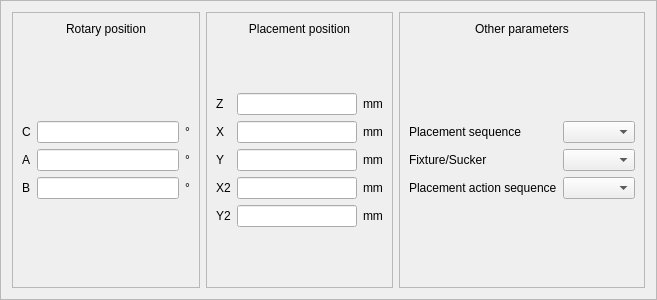
<?xml version="1.0" encoding="UTF-8"?>
<ui version="4.0">
 <class>PlacementMaterialHandlePositionFrame</class>
 <widget class="QFrame" name="PlacementMaterialHandlePositionFrame">
  <property name="geometry">
   <rect>
    <x>0</x>
    <y>0</y>
    <width>657</width>
    <height>300</height>
   </rect>
  </property>
  <property name="windowTitle">
   <string>Frame</string>
  </property>
  <property name="frameShape">
   <enum>QFrame::StyledPanel</enum>
  </property>
  <property name="frameShadow">
   <enum>QFrame::Raised</enum>
  </property>
  <layout class="QHBoxLayout" name="horizontalLayout">
   <item>
    <widget class="QFrame" name="frame">
     <property name="frameShape">
      <enum>QFrame::StyledPanel</enum>
     </property>
     <property name="frameShadow">
      <enum>QFrame::Raised</enum>
     </property>
     <layout class="QVBoxLayout" name="verticalLayout_3">
      <item>
       <widget class="QLabel" name="label">
        <property name="text">
         <string>Rotary position</string>
        </property>
        <property name="alignment">
         <set>Qt::AlignCenter</set>
        </property>
       </widget>
      </item>
      <item>
       <spacer name="verticalSpacer">
        <property name="orientation">
         <enum>Qt::Vertical</enum>
        </property>
        <property name="sizeHint" stdset="0">
         <size>
          <width>20</width>
          <height>75</height>
         </size>
        </property>
       </spacer>
      </item>
      <item>
       <layout class="QGridLayout" name="gridLayout">
        <item row="0" column="0">
         <widget class="QLabel" name="label_4">
          <property name="text">
           <string>C</string>
          </property>
         </widget>
        </item>
        <item row="0" column="1">
         <widget class="QLineEdit" name="cRotaryPositionLineEdit"/>
        </item>
        <item row="0" column="2">
         <widget class="QLabel" name="label_8">
          <property name="text">
           <string>°</string>
          </property>
         </widget>
        </item>
        <item row="1" column="0">
         <widget class="QLabel" name="label_5">
          <property name="text">
           <string>A</string>
          </property>
         </widget>
        </item>
        <item row="1" column="1">
         <widget class="QLineEdit" name="aRotaryPositionLineEdit"/>
        </item>
        <item row="1" column="2">
         <widget class="QLabel" name="label_9">
          <property name="text">
           <string>°</string>
          </property>
         </widget>
        </item>
        <item row="2" column="0">
         <widget class="QLabel" name="label_6">
          <property name="text">
           <string>B</string>
          </property>
         </widget>
        </item>
        <item row="2" column="1">
         <widget class="QLineEdit" name="bRotaryPositionLineEdit"/>
        </item>
        <item row="2" column="2">
         <widget class="QLabel" name="label_7">
          <property name="text">
           <string>°</string>
          </property>
         </widget>
        </item>
       </layout>
      </item>
      <item>
       <spacer name="verticalSpacer_2">
        <property name="orientation">
         <enum>Qt::Vertical</enum>
        </property>
        <property name="sizeHint" stdset="0">
         <size>
          <width>20</width>
          <height>75</height>
         </size>
        </property>
       </spacer>
      </item>
     </layout>
    </widget>
   </item>
   <item>
    <widget class="QFrame" name="frame_2">
     <property name="frameShape">
      <enum>QFrame::StyledPanel</enum>
     </property>
     <property name="frameShadow">
      <enum>QFrame::Raised</enum>
     </property>
     <layout class="QVBoxLayout" name="verticalLayout_2">
      <item>
       <widget class="QLabel" name="label_2">
        <property name="text">
         <string>Placement position</string>
        </property>
        <property name="alignment">
         <set>Qt::AlignCenter</set>
        </property>
       </widget>
      </item>
      <item>
       <spacer name="verticalSpacer_3">
        <property name="orientation">
         <enum>Qt::Vertical</enum>
        </property>
        <property name="sizeHint" stdset="0">
         <size>
          <width>20</width>
          <height>75</height>
         </size>
        </property>
       </spacer>
      </item>
      <item>
       <layout class="QGridLayout" name="gridLayout_2">
        <item row="0" column="0">
         <widget class="QLabel" name="label_10">
          <property name="text">
           <string>Z</string>
          </property>
         </widget>
        </item>
        <item row="0" column="1">
         <widget class="QLineEdit" name="zPlacementPositionLineEdit"/>
        </item>
        <item row="0" column="2">
         <widget class="QLabel" name="label_11">
          <property name="text">
           <string>mm</string>
          </property>
         </widget>
        </item>
        <item row="1" column="0">
         <widget class="QLabel" name="label_12">
          <property name="text">
           <string>X</string>
          </property>
         </widget>
        </item>
        <item row="1" column="1">
         <widget class="QLineEdit" name="xPlacementPositionLineEdit"/>
        </item>
        <item row="1" column="2">
         <widget class="QLabel" name="label_13">
          <property name="text">
           <string>mm</string>
          </property>
         </widget>
        </item>
        <item row="2" column="0">
         <widget class="QLabel" name="label_14">
          <property name="text">
           <string>Y</string>
          </property>
         </widget>
        </item>
        <item row="2" column="1">
         <widget class="QLineEdit" name="yPlacementPositionLineEdit"/>
        </item>
        <item row="2" column="2">
         <widget class="QLabel" name="label_15">
          <property name="text">
           <string>mm</string>
          </property>
         </widget>
        </item>
        <item row="3" column="0">
         <widget class="QLabel" name="label_17">
          <property name="text">
           <string>X2</string>
          </property>
         </widget>
        </item>
        <item row="3" column="1">
         <widget class="QLineEdit" name="x2PlacementPositionLineEdit_2"/>
        </item>
        <item row="3" column="2">
         <widget class="QLabel" name="label_20">
          <property name="text">
           <string>mm</string>
          </property>
         </widget>
        </item>
        <item row="4" column="0">
         <widget class="QLabel" name="label_19">
          <property name="text">
           <string>Y2</string>
          </property>
         </widget>
        </item>
        <item row="4" column="1">
         <widget class="QLineEdit" name="y2PlacementPositionLineEdit_2"/>
        </item>
        <item row="4" column="2">
         <widget class="QLabel" name="label_21">
          <property name="text">
           <string>mm</string>
          </property>
         </widget>
        </item>
       </layout>
      </item>
      <item>
       <spacer name="verticalSpacer_4">
        <property name="orientation">
         <enum>Qt::Vertical</enum>
        </property>
        <property name="sizeHint" stdset="0">
         <size>
          <width>17</width>
          <height>75</height>
         </size>
        </property>
       </spacer>
      </item>
     </layout>
    </widget>
   </item>
   <item>
    <widget class="QFrame" name="frame_3">
     <property name="frameShape">
      <enum>QFrame::StyledPanel</enum>
     </property>
     <property name="frameShadow">
      <enum>QFrame::Raised</enum>
     </property>
     <layout class="QVBoxLayout" name="verticalLayout">
      <item>
       <widget class="QLabel" name="label_3">
        <property name="text">
         <string>Other parameters</string>
        </property>
        <property name="alignment">
         <set>Qt::AlignCenter</set>
        </property>
       </widget>
      </item>
      <item>
       <spacer name="verticalSpacer_5">
        <property name="orientation">
         <enum>Qt::Vertical</enum>
        </property>
        <property name="sizeHint" stdset="0">
         <size>
          <width>17</width>
          <height>101</height>
         </size>
        </property>
       </spacer>
      </item>
      <item>
       <layout class="QGridLayout" name="gridLayout_3">
        <item row="0" column="0">
         <widget class="QLabel" name="label_22">
          <property name="text">
           <string>Placement sequence</string>
          </property>
         </widget>
        </item>
        <item row="0" column="1">
         <widget class="QComboBox" name="placementSequenceComboBox"/>
        </item>
        <item row="1" column="0">
         <widget class="QLabel" name="label_18">
          <property name="text">
           <string>Fixture/Sucker</string>
          </property>
         </widget>
        </item>
        <item row="1" column="1">
         <widget class="QComboBox" name="fixtureOrSuckerComboBox"/>
        </item>
        <item row="2" column="0">
         <widget class="QLabel" name="label_16">
          <property name="text">
           <string>Placement action sequence</string>
          </property>
         </widget>
        </item>
        <item row="2" column="1">
         <widget class="QComboBox" name="placemenActionSequenceComboBox1"/>
        </item>
       </layout>
      </item>
      <item>
       <spacer name="verticalSpacer_6">
        <property name="orientation">
         <enum>Qt::Vertical</enum>
        </property>
        <property name="sizeHint" stdset="0">
         <size>
          <width>17</width>
          <height>101</height>
         </size>
        </property>
       </spacer>
      </item>
     </layout>
    </widget>
   </item>
  </layout>
 </widget>
 <resources/>
 <connections/>
</ui>
